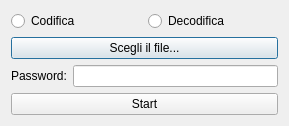
<?xml version="1.0" encoding="UTF-8"?>
<ui version="4.0">
 <class>des</class>
 <widget class="QDialog" name="des">
  <property name="geometry">
   <rect>
    <x>0</x>
    <y>0</y>
    <width>289</width>
    <height>123</height>
   </rect>
  </property>
  <property name="windowTitle">
   <string>des</string>
  </property>
  <layout class="QVBoxLayout" name="verticalLayout">
   <item>
    <layout class="QHBoxLayout" name="horizontalLayout">
     <item>
      <widget class="QRadioButton" name="radioCodifica">
       <property name="text">
        <string>Codifica</string>
       </property>
      </widget>
     </item>
     <item>
      <widget class="QRadioButton" name="radioDecodifica">
       <property name="text">
        <string>Decodifica</string>
       </property>
      </widget>
     </item>
    </layout>
   </item>
   <item>
    <widget class="QPushButton" name="buttonChoose">
     <property name="text">
      <string>Scegli il file...</string>
     </property>
    </widget>
   </item>
   <item>
    <layout class="QHBoxLayout" name="horizontalLayout_2">
     <item>
      <widget class="QLabel" name="label">
       <property name="text">
        <string>Password:</string>
       </property>
      </widget>
     </item>
     <item>
      <widget class="QLineEdit" name="password"/>
     </item>
    </layout>
   </item>
   <item>
    <widget class="QPushButton" name="buttonStart">
     <property name="text">
      <string>Start</string>
     </property>
    </widget>
   </item>
  </layout>
 </widget>
 <layoutdefault spacing="6" margin="11"/>
 <resources/>
 <connections/>
</ui>
